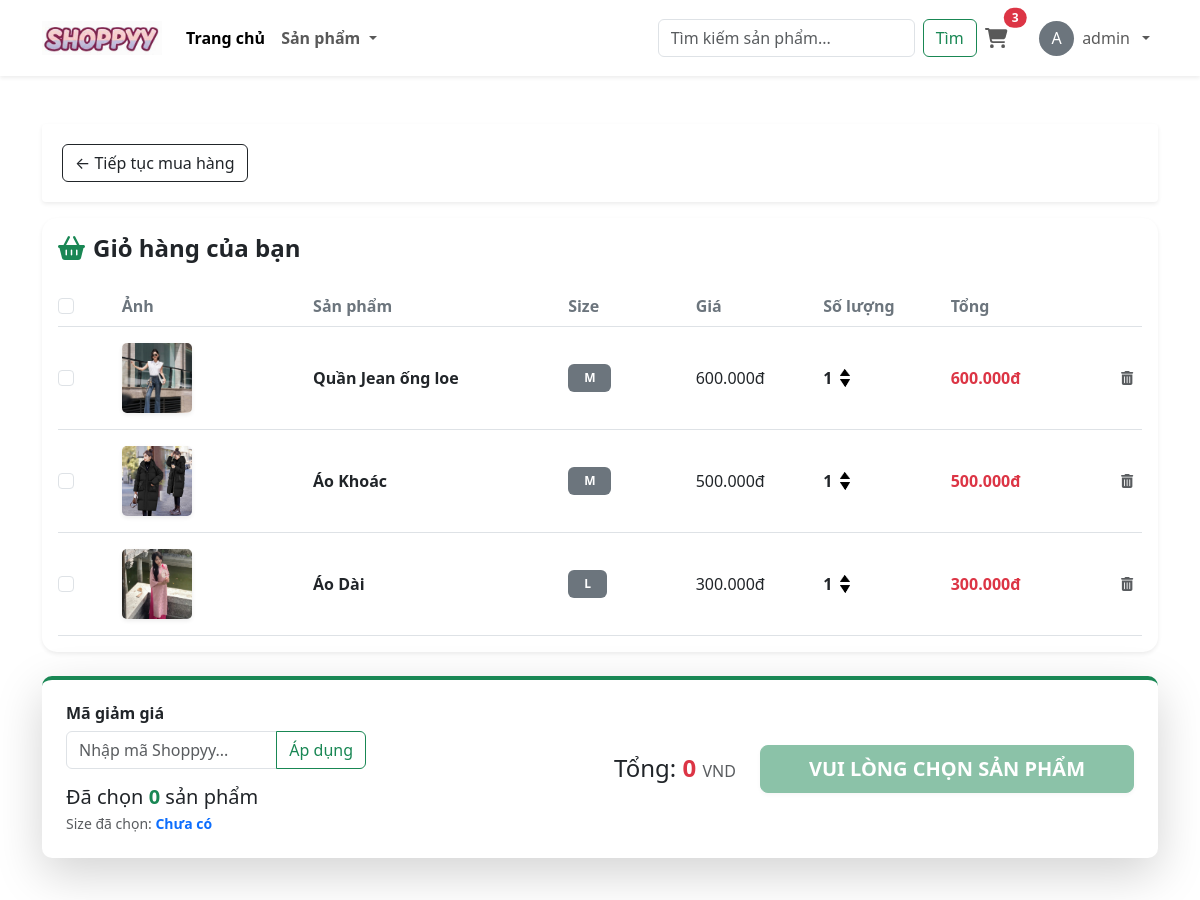
/cart/ (signed in, upper part), run on an earlier commit of the app's database.
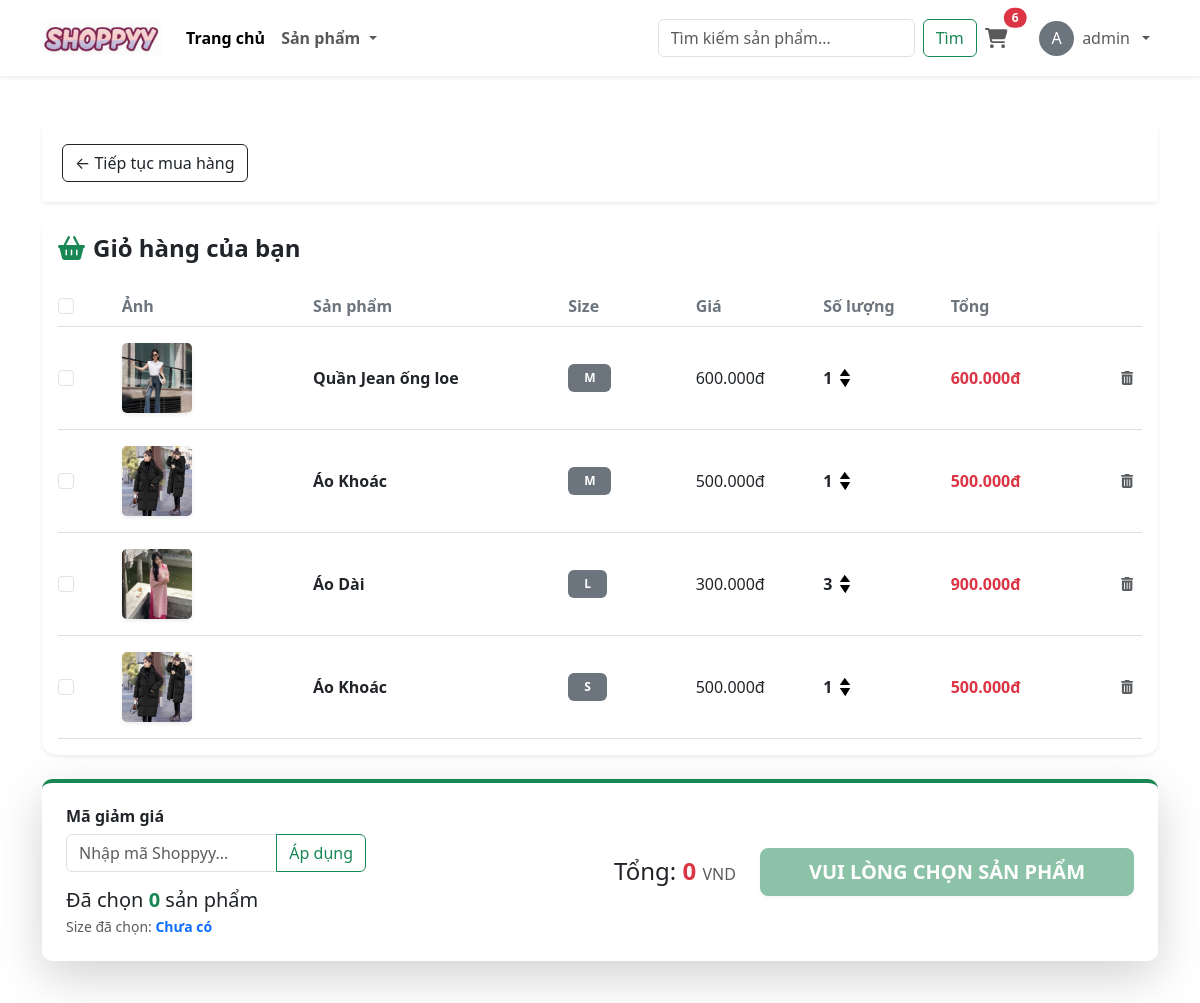
And on a later commit of the database.
### app/models.py (models this page shows, shortened)
class OrderItem(models.Model):
    product = models.ForeignKey(Product, on_delete=models.SET_NULL, blank=True, null=True, verbose_name="Sản phẩm")
    order = models.ForeignKey(Order, on_delete=models.SET_NULL, blank=True, null=True, verbose_name="Đơn hàng")
    quantity = models.IntegerField(default=0, null=True, blank=True, verbose_name="Số lượng")
    date_added = models.DateTimeField(auto_now_add=True, verbose_name="Ngày thêm")
    size = models.CharField(max_length=20, null=True, blank=True)
    class Meta:
        verbose_name = "Chi tiết đơn hàng"
        verbose_name_plural = "4. Chi tiết Đơn hàng"
    @property
    def get_total(self):
        if self.product is None:
            return 0
        total = self.product.final_price * self.quantity
        return total

class Product(models.Model):
    category = models.ManyToManyField(Category, related_name='product', verbose_name="Thuộc danh mục")
    name = models.CharField(max_length=200, null=True, verbose_name="Tên sản phẩm")
    price = models.FloatField(verbose_name="Giá tiền")
    digital = models.BooleanField(default=False, null=True, blank=True, verbose_name="Sản phẩm số")
    image = models.ImageField(null=True, blank=True, verbose_name="Hình ảnh")
    stock = models.IntegerField(default=10, null=True, blank=True) # Số lượng tồn kho mặc định là 10
    flash_sale = models.ForeignKey('FlashSale', on_delete=models.SET_NULL, null=True, blank=True, verbose_name="Tham gia Sự kiện Sale")
    discount_percent = models.IntegerField(default=0, verbose_name="Giảm bao nhiêu % ?")
    sizes = models.ManyToManyField(Size, blank=True, verbose_name="Các size hiện có")
    class Meta:
        verbose_name = "Sản phẩm"
        verbose_name_plural = "2. Quản lý Sản phẩm"
    @property
    def final_price(self):
        if self.flash_sale and self.flash_sale.active:
            now = timezone.now()
            if self.flash_sale.start_date <= now <= self.flash_sale.end_date:
                if self.discount_percent > 0:
                    discount_amount = (self.price * self.discount_percent) / 100
                    return self.price - discount_amount
        return self.price
    @property
    def ImageURL(self):
        try:
            url = self.image.url
        except:
            url = ''
        return url

class FlashSale(models.Model):
    name = models.CharField(max_length=100, verbose_name="Tên sự kiện (VD: Đại lễ 30/4)")
    discount_percent = models.IntegerField(verbose_name="Phần trăm giảm (%)", default=0)
    start_date = models.DateTimeField(verbose_name="Bắt đầu từ")
    end_date = models.DateTimeField(verbose_name="Kết thúc lúc")
    active = models.BooleanField(default=True, verbose_name="Kích hoạt")

### app/views.py (the view)
# urls.py: path('cart/', views.cart, name="cart"),
def cart(request):
    if request.user.is_authenticated:
        customer = request.user
        order, created = Order.objects.get_or_create(customer=customer, complete=False)
        items = order.orderitem_set.all()
        cartItems = order.get_cart_items
        orders_history = Order.objects.filter(customer=customer, complete=True).order_by('-date_order')
        context = {'items': items, 'order': order, 'cartItems': cartItems,'orders_history': orders_history, # PHẢI CÓ DÒNG NÀY
        'categories': Category.objects.all(),}
        return render(request, 'app/cart.html', context)
    else:
        messages.warning(request, 'Bạn cần đăng nhập để xem giỏ hàng!')
        return redirect('login')

### app/models.py (called while the page is built)
    @property
    def get_cart_total(self):
        orderitems = self.orderitem_set.all()
        total = sum([item.get_total for item in orderitems])
        return total

    @property
    def get_cart_items(self):
        orderitems = self.orderitem_set.all()
        total = sum([item.quantity for item in orderitems])
        return total

    @property
    def get_cart_total_after_discount(self):
        if self.complete and self.final_total and self.final_total > 0:
            return self.final_total
        total = self.get_cart_total - self.voucher_discount
        if total < 0:
            total = 0
        return total

### app/templates/app/cart.html (shortened to what the changed rows need)
{% extends 'app/base.html' %}
{% load static %}
{% load humanize %}
{% block cart_content %}
<div class="container my-5">
    <div class="box-element shadow-sm p-3 bg-white" style="border-radius: 15px;">
        {% for item in items %}
        <div class="cart-row d-flex align-items-center py-3 border-bottom">
            <div style="flex:0.5">
                <input type="checkbox" class="item-checkbox form-check-input"
                       data-product="{{item.product.id}}"
                       data-size="{{item.size|default:''}}"
                       data-total="{{item.get_total|floatformat:0}}"
                       style="cursor: pointer;">
            </div>
            <div style="flex:1.5">
                <img src="{{item.product.ImageURL}}" style="width: 70px; height: 70px; object-fit: cover; border-radius: 5px;" class="shadow-sm">
            </div>
            <div style="flex:2"><p class="mb-0 fw-bold text-dark">{{item.product.name}}</p></div>
            <div style="flex:1">
                {% if item.size %}
                    <span class="badge bg-secondary px-3 py-2">{{ item.size }}</span>
                {% else %}
                    <span class="text-muted italic small">Mặc định</span>
                {% endif %}
            </div>
            <div style="flex:1"><p class="mb-0">{{item.product.price|floatformat:0|intcomma}}đ</p></div>
            <div style="flex:1" class="d-flex align-items-center">
                <p class="mb-0 me-2 fw-bold">{{item.quantity}}</p>
                <div class="quantity-arrows">
                    <img data-product="{{item.product.id}}" data-action="add" data-size="{{item.size|default:''}}" class="update-cart" src="{% static 'app/images/arrow-up.png' %}" style="width: 10px; cursor: pointer; display: block; margin-bottom: 3px;">
                    <img data-product="{{item.product.id}}" data-action="remove" data-size="{{item.size|default:''}}" class="update-cart" src="{% static 'app/images/arrow-down.png' %}" style="width: 10px; cursor: pointer; display: block;">
                </div>
            </div>
            <div style="flex:1"><p class="mb-0 text-danger fw-bold">{{item.get_total|floatformat:0|intcomma}}đ</p></div>
            <div style="flex:0.5" class="text-end">
                <button data-product="{{item.product.id}}" data-action="delete" data-size="{{item.size|default:''}}" class="btn btn-sm text-muted update-cart" title="Xóa"><i class="fas fa-trash-alt"></i></button>
            </div>
        </div>
        {% empty %}
        <div class="text-center py-5">
            <i class="fas fa-shopping-bag fa-3x text-light mb-3"></i>
            <p class="text-muted">Giỏ hàng đang trống.</p>
        </div>
        {% endfor %}
    </div>
</div>
{% endblock cart_content %}

### app/templates/app/base.html (shortened to what this page needs)
{% load static %}
<!DOCTYPE html>
<html lang="vi">
<head>
    <link href="https://cdn.jsdelivr.net/npm/bootstrap@5.3.2/dist/css/bootstrap.min.css" rel="stylesheet">
    <link href="{% static 'app/css/owl.carousel.min.css' %}" rel='stylesheet' />
    <link href="{% static 'app/css/all.min.css' %}" rel='stylesheet' />
    <link href="{% static 'app/css/style.css' %}" rel='stylesheet' />
    <link rel="stylesheet" href="https://cdnjs.cloudflare.com/ajax/libs/font-awesome/6.4.0/css/all.min.css">
</head>
<body class="d-flex flex-column min-vh-100">
    <nav class="navbar navbar-expand-lg navbar-light bg-white shadow-sm sticky-top">
        <div class="container">
            <a class="navbar-brand" href="{% url 'home' %}">
                <img src="{% static 'app/images/logo2.jpg' %}" width="120" height="50" style="object-fit: contain;" alt="Logo"/>
            </a>
            <div class="collapse navbar-collapse" id="mainNavbar">
                <ul class="navbar-nav me-auto mb-2 mb-lg-0 fw-semibold">
                    <li class="nav-item">
                        <a class="nav-link active" href="{% url 'home' %}">Trang chủ</a>
                    </li>
                    <li class="nav-item dropdown">
                        <a class="nav-link dropdown-toggle" href="#" id="navbarDropdown" role="button" data-bs-toggle="dropdown" aria-expanded="false">
                            Sản phẩm
                        </a>
                    </li>
                </ul>
                <form class="d-flex" method="GET" action="{% url 'search' %}">
                    <input class="form-control me-2" type="search" placeholder="Tìm kiếm sản phẩm..." name="searched">
                    <button class="btn btn-outline-success" type="submit">Tìm</button>
                </form>
                <ul class="navbar-nav mb-2 mb-lg-0 align-items-center">
                    <li class="nav-item me-3">
                        <a class="nav-link position-relative" href="{% url 'cart' %}">
                            <i class="fas fa-shopping-cart fa-lg"></i>
                            <span class="position-absolute top-0 start-100 translate-middle badge rounded-pill bg-danger">
                                {{ cartItems|default:0 }}
                            </span>
                        </a>
                    </li>
                    {% if request.user.is_authenticated %}
                    <li class="nav-item dropdown">
                        <a class="nav-link dropdown-toggle d-flex align-items-center gap-2" href="#" role="button" data-bs-toggle="dropdown">
                            <div class="rounded-circle bg-secondary text-white d-flex justify-content-center align-items-center" style="width: 35px; height: 35px;">
                                {{ request.user.username|make_list|first|upper }}
                            </div>
                            <span>{{ request.user.username }}</span>
                        </a>
                    </li>
                    {% endif %}
                </ul>
            </div>
        </div>
    </nav>
    <main class="flex-grow-1">
        {% block cart_content %}{% endblock cart_content %}
    </main>
</body>
</html>

What changed in the data, as far as the page shows it:
changed OrderItem "Áo Dài": quantity "1" → "3"; get_total "300.000" → "900.000"
added OrderItem: product.ImageURL (picture), product.name "Áo Khoác", size "S", product.price "500.000", quantity "1", get_total "500.000"
Also different on the page:
{{ cartItems|default:0 }}: "3" → "6"
